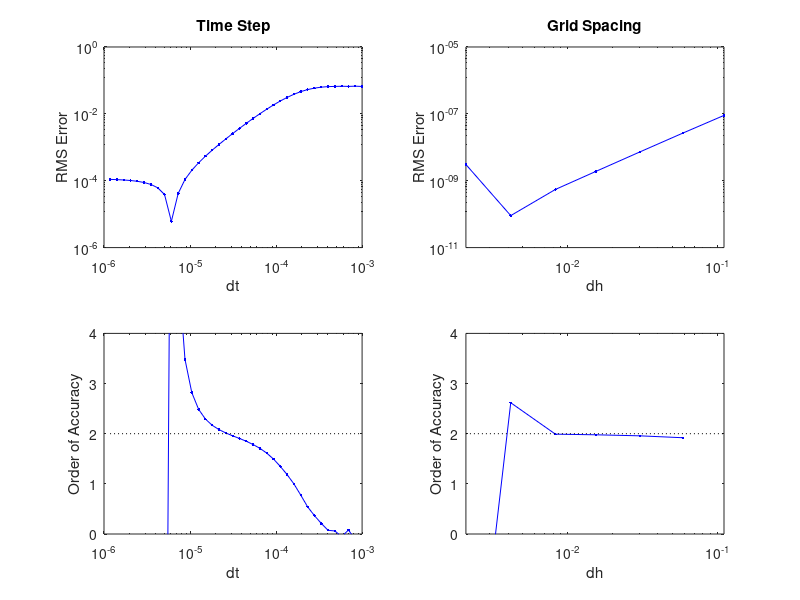

This figure's MATLAB source:
clear;

data = load('OVS_ADI_dt.dat','-ascii');

dt  = data(:,1);
rms = data(:,2);

subplot(2,2,1);
h1 = loglog(dt,rms,'b.-');
xlabel('dt');
ylabel('RMS Error');
xlim([0.000001 0.001]);
ylim([1e-6 1])
set(gca,'XTick',[0.000001 0.00001 0.0001 0.001]);
set(gca,'YTick',[0.000001 0.0001 0.01 1]);
title('Time Step');

subplot(2,2,3);
p = (log(rms(2:end)) - log(rms(1:end-1)))./(log(dt(2:end)) - log(dt(1:end-1)));
h3 = semilogx(dt(2:end),p,'b.-');
xlabel('dt');
ylabel('Order of Accuracy');
xlim([0.000001 0.001]);
set(gca,'XTick',[0.000001 0.00001 0.0001 0.001]);
ylim([0 4]);
line([min(dt) max(dt)],[2 2],'Color','black','LineStyle',':');

data = load('OVS_ADI_dh_2.dat','-ascii');

dh = 1./(data(:,1) - 1);
rms = data(:,2);

subplot(2,2,2);
h2 = loglog(dh,rms,'b.-');
xlabel('dh');
ylabel('RMS Error');
xlim([min(dh) max(dh)]);
ylim([1e-11 1e-5]);
set(gca,'YTick',[1e-11 1e-9 1e-7 1e-5]);
title('Grid Spacing');
set(gca,'XTick',[0.01 0.1]);

subplot(2,2,4);
p = (log(rms(2:end)) - log(rms(1:end-1)))./(log(dh(2:end)) - log(dh(1:end-1)));
h4 = semilogx(dh(2:end),p,'b.-');
xlabel('dh');
ylabel('Order of Accuracy');
xlim([min(dh) max(dh)]);
ylim([0 4]);
line([min(dh) max(dh)],[2 2],'Color','black','LineStyle',':');
set(gca,'XTick',[0.01 0.1]);
